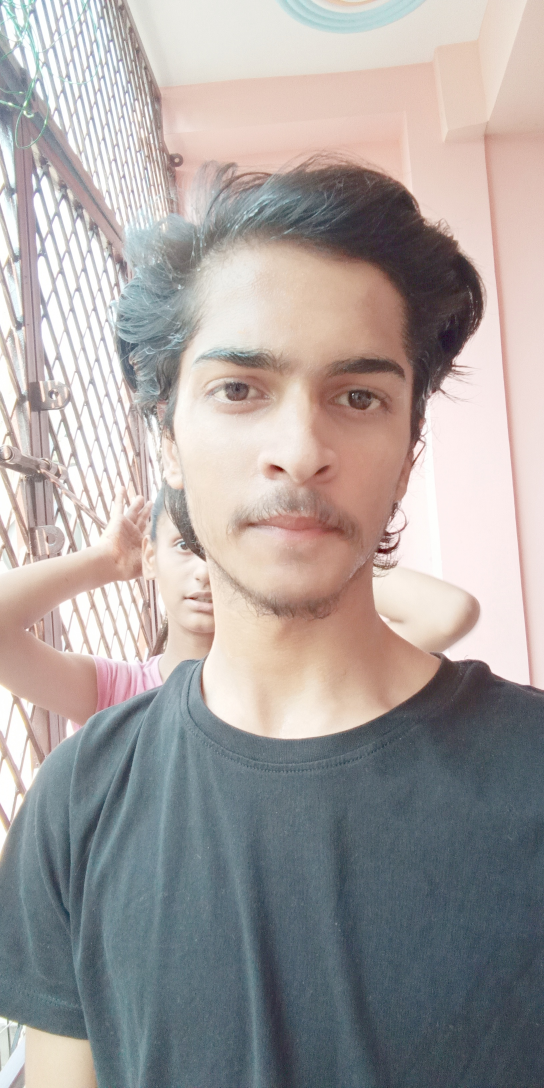
#> input picture dip projects/gamma_transformed0.45.jpg, 1632 x 3264 px, given in place of the camera (shown at 1/3 size)
$ python face_data_collect.py
#> lines starting #> are read from the running program, lines starting #| are printed output that depends on the picture
# Write a Python Script that captures images from your webcam video stream
# Extracts all Faces from the image frame (using haarcascades)
# Stores the Face information into numpy arrays

# 1. Read and show video stream, capture images
# 2. Detect Faces and show bounding box (haarcascade)
# 3. Flatten the largest face image(gray scale) and save in a numpy array
# 4. Repeat the above for multiple people to generate training data


import cv2
import numpy as np

#Init Camera

cap = cv2.VideoCapture(0)

# Face Detection
face_cascade = cv2.CascadeClassifier("haarcascade_frontalface_alt.xml")

skip = 0
face_data = []
dataset_path = './data/'
file_name = input("Enter the name of the person : ")
#> the answer given: ../../dip projects/gamma_transformed0.45.jpg
while True:
	ret,frame = cap.read()
#> frame is the input picture: shape (3264, 1632, 3); mean B, G, R 158.8, 160.4, 166.7

	if ret==False:
		continue
	if ret:
		small_frame = cv2.resize(frame, None, fx=0.25, fy=0.25)
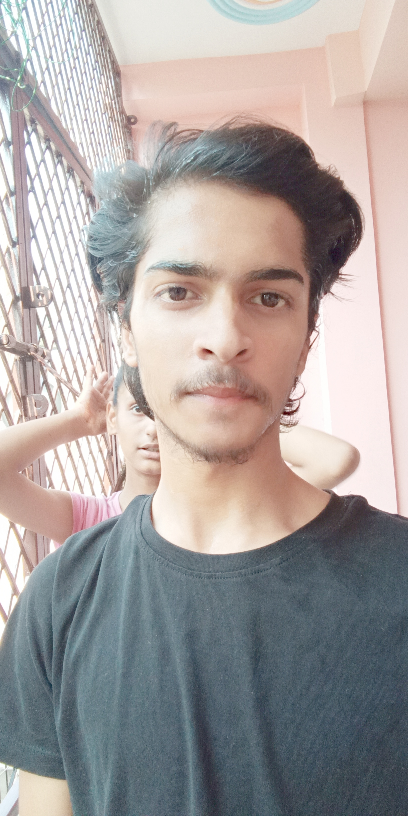
#> small_frame: shape (816, 408, 3); mean B, G, R 158.9, 160.5, 166.8
	# reduce the res in quarter for faster processing
	else:
		break
	gray_frame = cv2.cvtColor(frame,cv2.COLOR_BGR2GRAY)
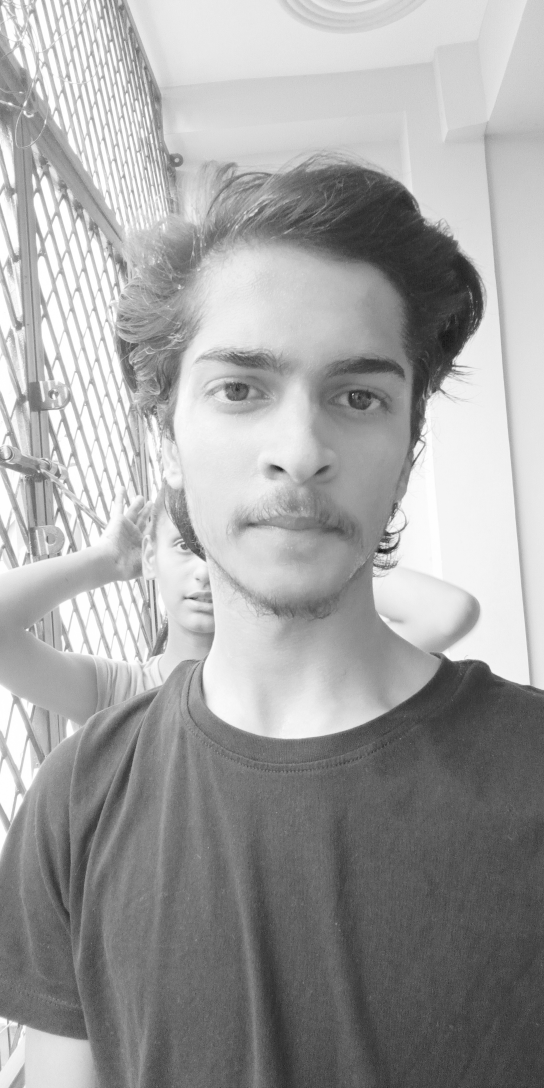
#> gray_frame: shape (3264, 1632) (shown at 1/3 size); min 6, max 255, mean 162.1


	faces = face_cascade.detectMultiScale(frame,1.3,5)
#> faces = [[405, 787, 991, 991]]
	if len(faces)==0:
		continue

	faces = sorted(faces,key=lambda f:f[2]*f[3])

	# Pick the last face (because it is the largest face acc to area(f[2]*f[3]))
	for face in faces[-1:]:
		x,y,w,h = face
		cv2.rectangle(frame,(x,y),(x+w,y+h),(0,255,255),2)

		#Extract (Crop out the required face) : Region of Interest
		offset = 10
		face_section = frame[y-offset:y+h+offset,x-offset:x+w+offset]
		face_section = cv2.resize(face_section,(100,100))

		skip += 1
		if skip%10==0:
			face_data.append(face_section)
			print(len(face_data))
#> this loop made 1 pass
#> (x, y, w, h, offset, skip) on pass 1: (405, 787, 991, 991, 10, 1)
#> pass 1, `face_section = frame[y-offset:y+h+offset,x-offset:x+w+offset]`:
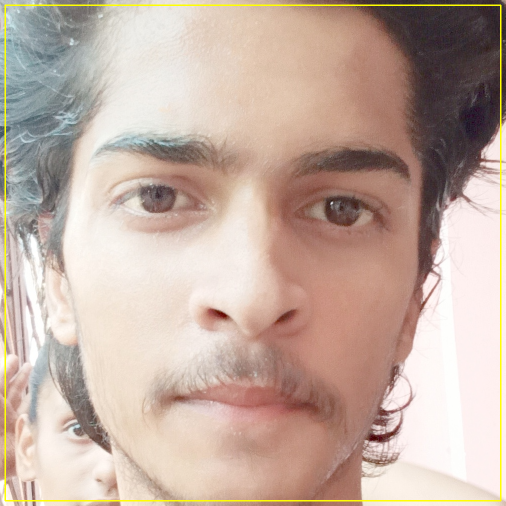
#> face_section: shape (1011, 1011, 3) (shown at 1/2 size); mean B, G, R 162, 174.1, 195.7
#> pass 1, `face_section = cv2.resize(face_section,(100,100))`:
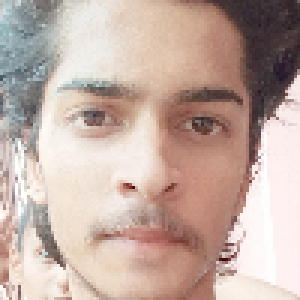
#> face_section: shape (100, 100, 3) (shown 3 times larger); mean B, G, R 163.8, 173, 194.8
#> after the loop, face_data = []; skip = 1

	frame=cv2.resize(frame,(600,600))
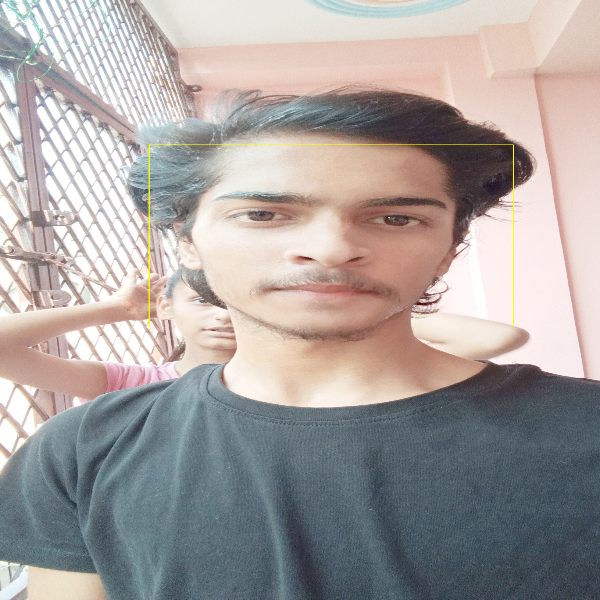
#> frame: shape (600, 600, 3); mean B, G, R 158.4, 160.5, 166.7
	cv2.imshow("Frame",frame)
	cv2.imshow("Face Section",face_section)

	key_pressed = cv2.waitKey(1) & 0xFF
#> (key q is pressed here)
	if key_pressed == ord('q'):
		break

# Convert our face list array into a numpy array
face_data = np.asarray(face_data)
#> face_data = empty array
#> (the run stopped early here; a loop or call above may not have finished)
